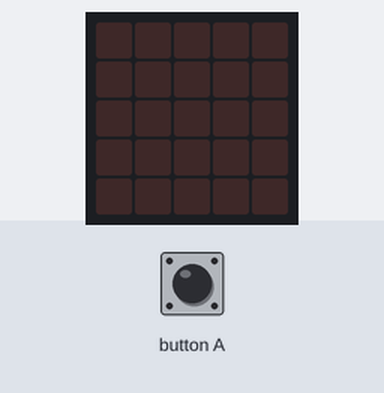
Bench run of a program on a simulated BBC micro:bit (MakeCode). On the bench: the board's 5×5 LED display. The inputs (shaded band) are chosen by the test bench. Random numbers come from a fixed seed.

Above: at 1.2 s.
1.3 s: button A pressed for 0.15 s
At 2.5 s:
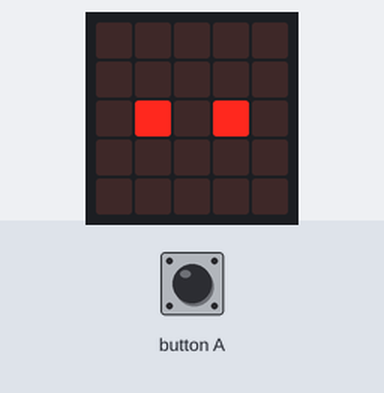
4.3 s: button A pressed 5 times (0.12 s each, 0.3 s apart)
At 5.3 s:
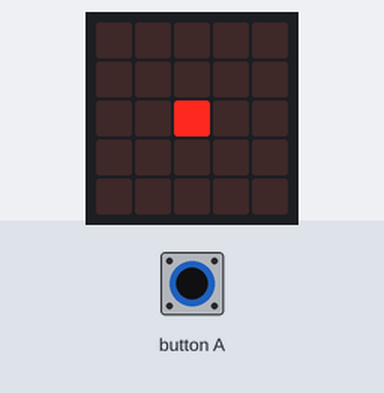
At 7.2 s:
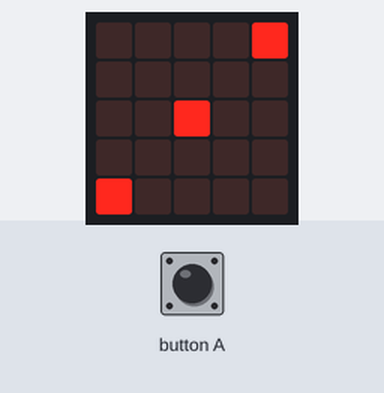
Timing chart, 0 to 8.7 s (numbered marks = the images above; inputs shaded):
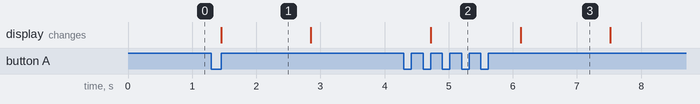

The program:

main.ts
```typescript
let nummer = 0
input.onButtonPressed(Button.A, function () {
    nummer = randint(1, 6)
    if (nummer == 1) {
        basic.showLeds(`
            . . . . .
            . . . . .
            . . # . .
            . . . . .
            . . . . .
            `)
        basic.pause(1000)
        basic.clearScreen()
    } else if (nummer == 2) {
        basic.showLeds(`
            . . . . .
            . . . . .
            . # . # .
            . . . . .
            . . . . .
            `)
        basic.pause(1000)
        basic.clearScreen()
    } else if (nummer == 3) {
        basic.showLeds(`
            . . . . #
            . . . . .
            . . # . .
            . . . . .
            # . . . .
            `)
        basic.pause(1000)
        basic.clearScreen()
    } else if (nummer == 4) {
        basic.showLeds(`
            . . . . .
            . # . # .
            # . . . #
            . # . # .
            . . . . .
            `)
        basic.pause(1000)
        basic.clearScreen()
    }
})
```

test.ts
```typescript
// tests gaan hier; deze zal niet worden gecompileerd wanneer dit pakket wordt gebruikt als extensie.
```

Measured:
- after the input at 1.3 s, the display: changes after 0.15 s (image 1)
- after the input at 4.3 s, the display: changes after 0.42 s (image 2)
- what the display in image 1 shows lasts 1.4 s, from 1.5 s to 2.9 s
